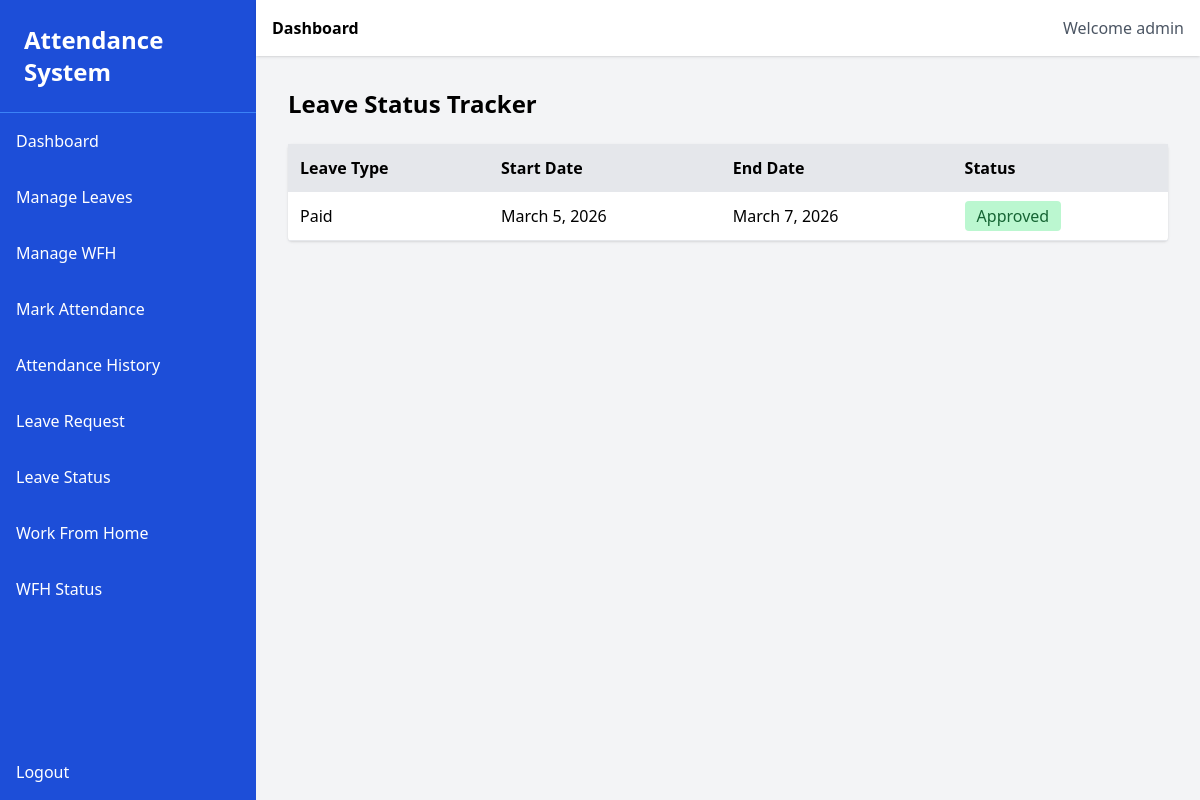
/leave/status/ (signed in), run on an earlier commit of the app's database.
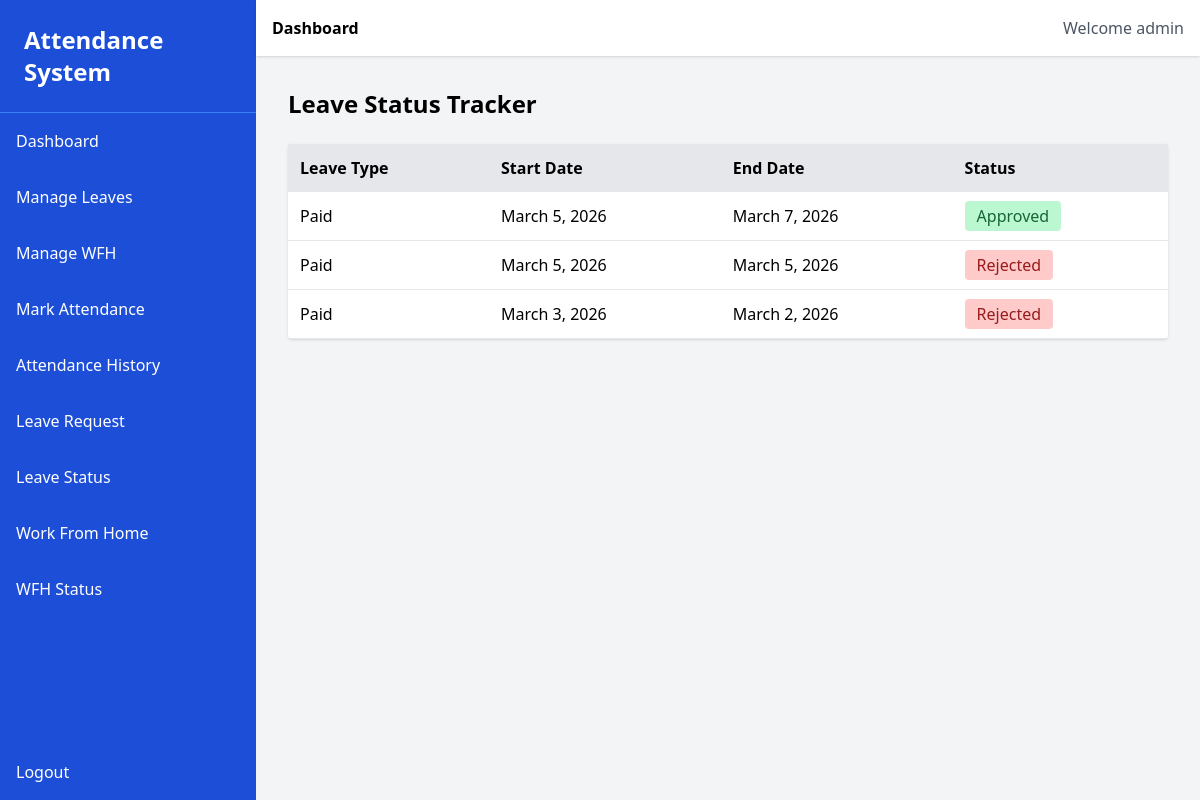
And on a later commit of the database.
### leave/models.py (models this page shows, shortened)
class LeaveRequest(models.Model):
    LEAVE_TYPE = (
        ('Paid', 'Paid Leave'),
        ('Sick', 'Sick Leave'),
        ('Casual', 'Casual Leave'),
    )
    STATUS = (
        ('Pending', 'Pending'),
        ('Approved', 'Approved'),
        ('Rejected', 'Rejected'),
    )
    user = models.ForeignKey(User, on_delete=models.CASCADE)
    leave_type = models.CharField(max_length=20, choices=LEAVE_TYPE)
    start_date = models.DateField()
    end_date = models.DateField()
    reason = models.TextField()
    status = models.CharField(max_length=20, choices=STATUS, default='Pending')

### leave/views.py (the view)
# urls.py: path('status/', views.leave_status, name='leave_status'),
@login_required
def leave_status(request):
    leaves = LeaveRequest.objects.filter(
        user=request.user
    ).order_by('-start_date')
    return render(
        request,
        'leave_status.html',
        {'leaves': leaves}
    )

### templates/leave_status.html
{% extends 'base.html' %}
{% block content %}
<h2 class="text-2xl font-bold mb-6">
Leave Status Tracker
</h2>
<div class="bg-white shadow rounded">
<table class="w-full">
<thead class="bg-gray-200">
<tr>
<th class="p-3 text-left">Leave Type</th>
<th class="p-3 text-left">Start Date</th>
<th class="p-3 text-left">End Date</th>
<th class="p-3 text-left">Status</th>
</tr>
</thead>
<tbody>
{% for leave in leaves %}
<tr class="border-b">
<td class="p-3">{{ leave.leave_type }}</td>
<td class="p-3">{{ leave.start_date }}</td>
<td class="p-3">{{ leave.end_date }}</td>
<td class="p-3">
{% if leave.status == "Approved" %}
<span class="bg-green-200 text-green-800 px-3 py-1 rounded">
Approved
</span>
{% elif leave.status == "Rejected" %}
<span class="bg-red-200 text-red-800 px-3 py-1 rounded">
Rejected
</span>
{% else %}
<span class="bg-yellow-200 text-yellow-800 px-3 py-1 rounded">
Pending
</span>
{% endif %}
</td>
</tr>
{% endfor %}
</tbody>
</table>
</div>
{% endblock %}

What changed in the data, as far as the page shows it:
added LeaveRequest: leave_type "Paid", start_date "March 5, 2026", end_date "March 5, 2026", status "Rejected"
added LeaveRequest: leave_type "Paid", start_date "March 3, 2026", end_date "March 2, 2026", status "Rejected"
